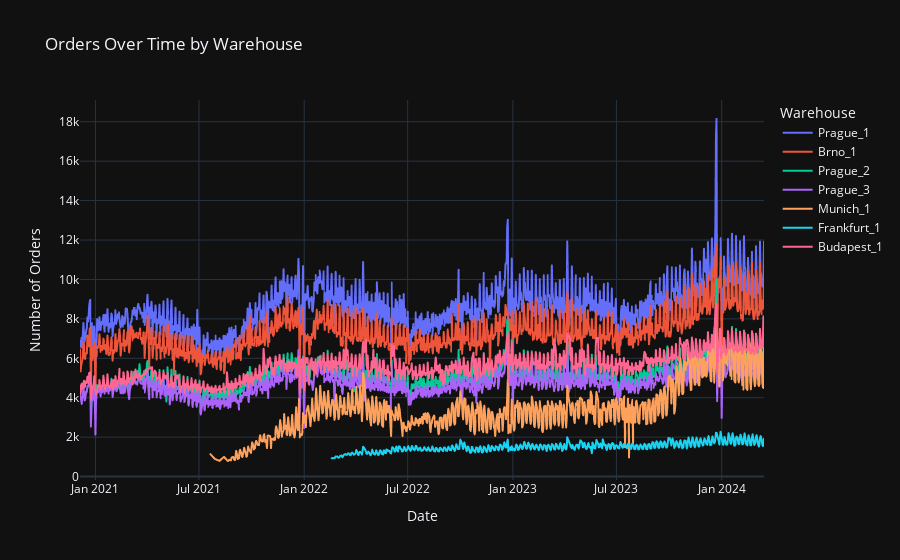

Notebook code cell kept with this figure:
### Markdown cell above
# Exploratory Data Analysis

### Code cell
# Orders Over Time by Warehouse
fig: Figure = px.line(
    data_frame=train.reset_index(),
    x="date",
    y="orders",
    line_group="warehouse",
    color="warehouse",
    title="Orders Over Time by Warehouse",
    labels={"date": "Date", "orders": "Number of Orders", "warehouse": "Warehouse"},
    template="plotly_dark"
)
fig.show()

### Figure 1 — Plotly figure (JSON) as saved in the notebook; plotly's stock layout.template omitted (floating-point values rounded to 4 significant figures; data arrays with more than 128 entries replaced by an {"elided": "..."} marker saying what was removed)
{"data": [{"hovertemplate": "Warehouse=Prague_1<br>Date=%{x}<br>Number of Orders=%{y}<extra></extra>", "legendgroup": "Prague_1", "line": {"color": "#636efa", "dash": "solid"}, "marker": {"symbol": "circle"}, "mode": "lines", "name": "Prague_1", "showlegend": true, "type": "scattergl", "x": {"elided": "1193 str values"}, "xaxis": "x", "y": {"elided": "1193 int values"}, "yaxis": "y"}, {"hovertemplate": "Warehouse=Brno_1<br>Date=%{x}<br>Number of Orders=%{y}<extra></extra>", "legendgroup": "Brno_1", "line": {"color": "#EF553B", "dash": "solid"}, "marker": {"symbol": "circle"}, "mode": "lines", "name": "Brno_1", "showlegend": true, "type": "scattergl", "x": {"elided": "1193 str values"}, "xaxis": "x", "y": {"elided": "1193 int values"}, "yaxis": "y"}, {"hovertemplate": "Warehouse=Prague_2<br>Date=%{x}<br>Number of Orders=%{y}<extra></extra>", "legendgroup": "Prague_2", "line": {"color": "#00cc96", "dash": "solid"}, "marker": {"symbol": "circle"}, "mode": "lines", "name": "Prague_2", "showlegend": true, "type": "scattergl", "x": {"elided": "1193 str values"}, "xaxis": "x", "y": {"elided": "1193 int values"}, "yaxis": "y"}, {"hovertemplate": "Warehouse=Prague_3<br>Date=%{x}<br>Number of Orders=%{y}<extra></extra>", "legendgroup": "Prague_3", "line": {"color": "#ab63fa", "dash": "solid"}, "marker": {"symbol": "circle"}, "mode": "lines", "name": "Prague_3", "showlegend": true, "type": "scattergl", "x": {"elided": "1193 str values"}, "xaxis": "x", "y": {"elided": "1193 int values"}, "yaxis": "y"}, {"hovertemplate": "Warehouse=Munich_1<br>Date=%{x}<br>Number of Orders=%{y}<extra></extra>", "legendgroup": "Munich_1", "line": {"color": "#FFA15A", "dash": "solid"}, "marker": {"symbol": "circle"}, "mode": "lines", "name": "Munich_1", "showlegend": true, "type": "scattergl", "x": {"elided": "785 str values"}, "xaxis": "x", "y": {"elided": "785 int values"}, "yaxis": "y"}, {"hovertemplate": "Warehouse=Frankfurt_1<br>Date=%{x}<br>Number of Orders=%{y}<extra></extra>", "legendgroup": "Frankfurt_1", "line": {"color": "#19d3f3", "dash": "solid"}, "marker": {"symbol": "circle"}, "mode": "lines", "name": "Frankfurt_1", "showlegend": true, "type": "scattergl", "x": {"elided": "629 str values"}, "xaxis": "x", "y": {"elided": "629 int values"}, "yaxis": "y"}, {"hovertemplate": "Warehouse=Budapest_1<br>Date=%{x}<br>Number of Orders=%{y}<extra></extra>", "legendgroup": "Budapest_1", "line": {"color": "#FF6692", "dash": "solid"}, "marker": {"symbol": "circle"}, "mode": "lines", "name": "Budapest_1", "showlegend": true, "type": "scattergl", "x": {"elided": "1154 str values"}, "xaxis": "x", "y": {"elided": "1154 int values"}, "yaxis": "y"}], "layout": {"legend": {"title": {"text": "Warehouse"}, "tracegroupgap": 0}, "title": {"text": "Orders Over Time by Warehouse"}, "xaxis": {"anchor": "y", "domain": [0, 1], "title": {"text": "Date"}}, "yaxis": {"anchor": "x", "domain": [0, 1], "title": {"text": "Number of Orders"}}}}
